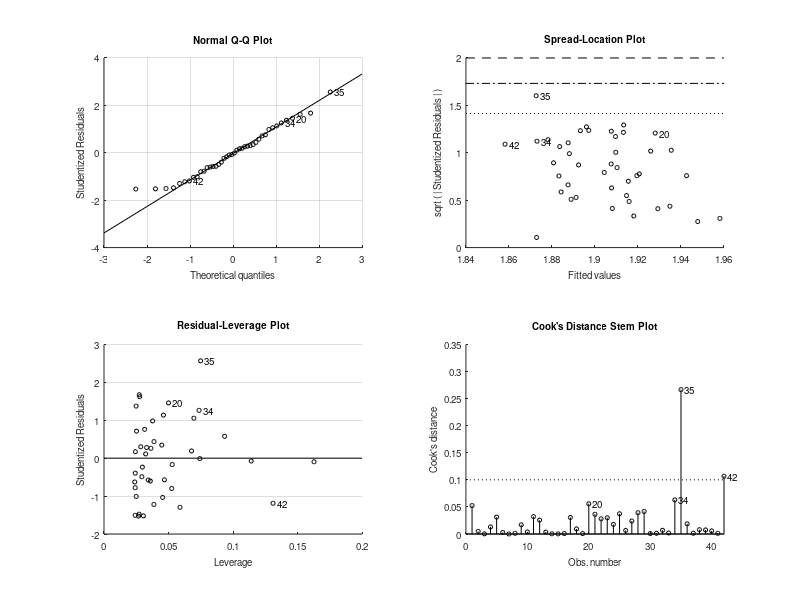

Source code (MATLAB): (Note: this script raises an error after producing the figure.)
%runEmpiricalSurnameStats.m
%EW Tekwa May 24, 2022

set(0,'DefaultAxesFontSize',20)
scrsz = get(0,'ScreenSize');
set(0,'defaultAxesColorOrder',[[0 0 0]; [0 0 0]]);

% %set up data matrics (rows: entrance LR, advancement ratio, publication
% %ratio relative to the global population)
% HighIncomeUS=[];
% LowIncomeUS=[];
%
% HarvardEnvSci=[];
% HarvardImmun=[];
% HarvardSocio=[];
% HarvardEvol=[];
% HarvardEthni=[];
% HarvardComSci=[];

% HarvardSci=[];
% HarvardSocioSci=[];
% HarvardMed=[];
% HarvardBus=[];
% HarvardPubHea=[];
% HarvardArt=[];

%load data:
load('EmpiricalSurnameData.mat') %ratios with global population as reference

USEntranceLR=10.31;
USAdvancementR=0.45;
USPubR=4.65;

EntLRNorm=[1 USEntranceLR];
AdvRNorm=[1 USAdvancementR];
PubNorm=[1 USPubR];

NormType=2; %1 for global reference, 2 for US reference

%overwrite ratio data (originally in US reference) with chosen normalization:
HighIncomeUS=HighIncomeUS.*[EntLRNorm(3-NormType) AdvRNorm(3-NormType) PubNorm(3-NormType)];
LowIncomeUS=LowIncomeUS.*[EntLRNorm(3-NormType) AdvRNorm(3-NormType) PubNorm(3-NormType)];

HarvardEnvSci=HarvardEnvSci.*[EntLRNorm(3-NormType) AdvRNorm(3-NormType) PubNorm(3-NormType) 1 1];
HarvardImmun=HarvardImmun.*[EntLRNorm(3-NormType) AdvRNorm(3-NormType) PubNorm(3-NormType) 1 1];
HarvardSocio=HarvardSocio.*[EntLRNorm(3-NormType) AdvRNorm(3-NormType) PubNorm(3-NormType) 1 1];
HarvardEvol=HarvardEvol.*[EntLRNorm(3-NormType) AdvRNorm(3-NormType) PubNorm(3-NormType) 1 1];
HarvardEthni=HarvardEthni.*[EntLRNorm(3-NormType) AdvRNorm(3-NormType) PubNorm(3-NormType) 1 1];
HarvardComSci=HarvardComSci.*[EntLRNorm(3-NormType) AdvRNorm(3-NormType) PubNorm(3-NormType) 1 1];

%get regressions of publications & rel pub on LR:
HarvardFocusData={HarvardComSci,HarvardEnvSci,HarvardEthni,HarvardEvol,HarvardImmun,HarvardSocio};
HarvardFocusUnit={'ComSci','EnvSci','Ethni','Evol','Immun','Socio'};
for plotType=[4] %4: plotpersonal publication on y-axis; 3: plot publication index on y-axis
    logConstant=.1;
    figure('Color', [1 1 1],'Position',[1 scrsz(2) scrsz(3)/1.5 scrsz(4)/2]);
    for i=1:6
        %perform linear regression with one predictor (LR):
        mdlFocus=fitlm(log10(HarvardFocusData{i}(:,1)+logConstant),log10(HarvardFocusData{i}(:,plotType)));
        %perform linear regression with two predictors (LR & yrs after PhD):
        tbl=table(log10(HarvardFocusData{i}(:,1)+logConstant),HarvardFocusData{i}(:,5),log10(HarvardFocusData{i}(:,4)),'VariableNames',{'LR','yr','pub'});
        %lme = fitlme(tbl,'pub~LR+(1|yr)+(LR-1|yr)'); %mixed effect
        lm = fitlm(tbl); %fixed effect
        subplot(2,3,i)
        pl=plot(mdlFocus);
        set(pl,'LineWidth',2,'Color','k')
        title(HarvardFocusUnit{i},'fontweight','normal')
        if i>3
            xlabel(['log(LR+' num2str(logConstant,2) ')'])
        else
            xlabel ''
        end
        if i==1 || i==4
            label_h=ylabel(['log(pub)']);
        else
            label_h=ylabel('');
        end
        legend off
        getX=xlim;
        %text(diff(getX)*0.3+getX(1),0.5,{['\beta=' num2str(mdlFocus.Coefficients.Estimate(2),2) '\pm' num2str(mdlFocus.Coefficients.SE(2),2)];['p=' num2str(mdlFocus.Coefficients.pValue(2),2) ' (n=' num2str(mdlFocus.NumObservations) ')']},'Fontsize',16);
        %text(diff(getX)*0.3+getX(1),0.5,{['\beta_{LR}=' num2str(lm.Coefficients.Estimate(2),2) '\pm' num2str(lm.Coefficients.SE(2),2)];['p=' num2str(lm.Coefficients.pValue(2),2) ' (n=' num2str(mdlFocus.NumObservations) ')']},'Fontsize',16);
        text(diff(getX)*0.05+getX(1),0.5,{['\beta_{LR}=' num2str(lm.Coefficients.Estimate(2),1) '\pm' num2str(lm.Coefficients.SE(2),1) ', \beta_{yr}=' num2str(lm.Coefficients.Estimate(3),2) '\pm' num2str(lm.Coefficients.SE(3),1)];['p_{LR}=' num2str(lm.Coefficients.pValue(2),2) ', p_{yr}=' num2str(lm.Coefficients.pValue(3),2) ' (n=' num2str(lm.NumObservations) ')']},'Fontsize',12);  
        ylim([0,3])
        ylims=ylim;
        text(getX(1)-diff(getX)*0.18,ylims(2)+diff(ylims)*0.11,char(64+i),'Fontsize',20)
    end
end
% 
% tbl=table(log10(HarvardEthni(:,1)+logConstant),HarvardEthni(:,5),log10(HarvardEthni(:,4)+logConstant),'VariableNames',{'LR','yr','pub'})
% lme = fitlme(tbl,'pub~LR+(1|yr)+(LR-1|yr)')
% lm = fitlm(tbl)

HarvardArt=HarvardArt*EntLRNorm(3-NormType);
HarvardSocioSci=HarvardSocioSci*EntLRNorm(3-NormType);
HarvardSci=HarvardSci*EntLRNorm(3-NormType);
HarvardMed=HarvardMed*EntLRNorm(3-NormType);
HarvardPubHea=HarvardPubHea*EntLRNorm(3-NormType);
HarvardBus=HarvardBus*EntLRNorm(3-NormType);

%compute entrance LR and advancement ratio for groups
% entRange=linspace(0,maxEntAll,101);
% advRange=linspace(0,maxAdvAll,101);
if NormType==1
    maxEntAll=60; % 5
    maxAdvAll=3.5; % 6
    maxEntPAll=0.6; % 0.35
    maxAdvPAll=0.6; % 0.35
else
    maxEntAll=5;
    maxAdvAll=6;
    maxEntPAll=0.35;
    maxAdvPAll=0.35;
end
maxPubAll=12;
entRange=[linspace(0,maxEntAll,21) Inf];
advRange=[linspace(0,maxAdvAll,21) Inf];

LowIncomeUSEnt=histcounts(LowIncomeUS(:,1),entRange)/length(LowIncomeUS);
HighIncomeUSEnt=histcounts(HighIncomeUS(:,1),entRange)/length(HighIncomeUS);
LowIncomeUSAdv=histcounts(LowIncomeUS(:,2),advRange)/length(LowIncomeUS);
HighIncomeUSAdv=histcounts(HighIncomeUS(:,2),advRange)/length(HighIncomeUS);
minEntP=zeros(1,6);
maxEntP=zeros(1,6);
minEnt=zeros(1,6);
maxAdv=zeros(1,6);
minAdvP=zeros(1,6);
maxAdvP=zeros(1,6);
minAdv=zeros(1,6);
maxAdv=zeros(1,6);

%figure('Color', [1 1 1],'Position',[1 scrsz(2) scrsz(3)/5 scrsz(4)/3]);
figure('Color', [1 1 1],'Position',[1 scrsz(2) scrsz(3) scrsz(4)/2.5]);
colorSeq=['y','g','k','w','c','m','b','r']; %colour for ComSci, EnvSci, Ethi, Evol, Immun, Socio, HighIncome, LowIncome
%HarvardData={HarvardComSci,HarvardEnvSci,HarvardEthni,HarvardEvol,HarvardImmun,HarvardSocio};
%HarvardUnit={'ComSci','EnvSci','Ethni','Evol','Immun','Socio'};
HarvardData={HarvardArt,HarvardSocioSci,HarvardSci,HarvardMed,HarvardPubHea,HarvardBus};
HarvardUnit={'Art','Soc','Sci','Med','Pub','Bus'};
for i=1:length(HarvardData)
    if ~isempty(HarvardData{i})
        subplot(1,11,i+4)
        HarvardEnt=histcounts(HarvardData{i}(:,1),entRange)/length(HarvardData{i});
        [h,p,ci,stats] = ttest(HarvardData{i}(:,1),1,'Tail','right');
        [hHi,pHi,ciHi,statsHi] = ttest2(HarvardData{i}(:,1),HighIncomeUS(:,1));
        hold on
        yline(mean(HighIncomeUS(:,1)),'r')
        yline(1)
        barh(entRange(1:end-1)+0.5*entRange(2),HarvardEnt,1,colorSeq(i),'FaceAlpha',0.2)
        scatter(0.055,mean(HarvardData{i}(:,1)),150,'>','filled','MarkerFaceColor',colorSeq(i),'MarkerEdgeColor','k','LineWidth',2)
        ylabel 'entrance LR'
        box off
        minEntP(i)=min(HarvardEnt);
        maxEntP(i)=max(HarvardEnt);
        minEnt(i)=min(HarvardData{i}(:,1));
        maxEnt(i)=max(HarvardData{i}(:,1));
%         if i==1
%             set(get(gca,'XAxis'),'visible','off')
%             curLabels=yticklabels;
%             curLabels{end}=['>' num2str(curLabels{end})];
%             yticklabels(curLabels)
%             xlim([-maxEntPAll*1.7,0])
%             ax = gca;
%             ax.Position(1) = ax.Position(1)*(1-1.1/1.7*0.25);
%             ax.Position(3) = (1.7/1.1)*ax.Position(3);
%         else
%             axis off
%             xlim([-maxEntPAll*1.1,0])
%         end
        axis off
        title(HarvardUnit{i},'fontweight','normal')
        xlim([0,maxEntPAll*1.1])
        ylim([-0.5,maxEntAll*1.1])
        text(0.09,maxEntAll*0.55,['p_1=' num2str(p,0)],'Fontsize',14)
        text(0.02,maxEntAll*0.75,['p_{hi}=' num2str(pHi,0)],'Fontsize',14,'Color','r')
    end
end

subplot(1,11,1:4)
[hLo,pLo,ciLo,statsLo] = ttest2(HighIncomeUS(:,1),LowIncomeUS(:,1));
[h,p,ci,stats] = ttest(HighIncomeUS(:,1),1,'Tail','right'); %p value for HighIncome LR greater than one
% yyaxis left
% yticks([])
% yticklabels([])
% yyaxis right
hold on
% [f_HighIncomeUS_ent,xi_HighIncomeUS_ent]=ksdensity(HighIncomeUS(:,1)); %entrance
% [f_HighIncomeUS_adv,xi_HighIncomeUS_adv]=ksdensity(HighIncomeUS(:,2)); %advancement
% [f_LowIncomeUS_ent,xi_LowIncomeUS_ent]=ksdensity(LowIncomeUS(:,1)); %entrance
% [f_LowIncomeUS_adv,xi_LowIncomeUS_adv]=ksdensity(LowIncomeUS(:,2)); %advancement
% plot(xi_HighIncomeUS_ent,f_HighIncomeUS_ent,'-r','LineWidth',2);
% plot(xi_LowIncomeUS_ent,-f_LowIncomeUS_ent,'-b','LineWidth',2);
yline(mean(HighIncomeUS(:,1)),'r')
yline(1)
barh(entRange(1:end-1)+0.5*entRange(2),LowIncomeUSEnt,1,colorSeq(7),'FaceAlpha',0.5)
barh(entRange(1:end-1)+0.5*entRange(2),-HighIncomeUSEnt,1,colorSeq(8),'FaceAlpha',0.5)
scatter(-0.07,mean(HighIncomeUS(:,1)),150,'>','filled','MarkerEdgeColor','k','MarkerFaceColor',colorSeq(8),'LineWidth',2)
scatter(0.06,mean(LowIncomeUS(:,1)),150,'>','filled','MarkerEdgeColor','k','MarkerFaceColor',colorSeq(7),'LineWidth',2)
%ylabel 'entrance LR'
%xlabel 'probability'
%box on
curLabels=yticklabels;
curLabels{end}=['>' num2str(curLabels{end})];
yticklabels(curLabels)
xlim([-max(HighIncomeUSEnt)*1.1,max(LowIncomeUSEnt)])
ylim([-0.5,maxEntAll*1.1])
set(get(gca,'XAxis'),'visible','off')
ylabel 'entrance LR'
title('High/low income','fontweight','normal')
text(0.2,maxEntAll*0.7,{['hi/lo ratio=' num2str(mean(HighIncomeUS(:,1))/mean(LowIncomeUS(:,1)),2)];['p_{hi/lo}=' num2str(pLo,0)];['p_{hi1}=' num2str(p,0)]},'Fontsize',14)
% 
% subplot(2,8,9:10)
% [hLo,pLo,ciLo,statsLo] = ttest2(HighIncomeUS(:,2),LowIncomeUS(:,2));
% [h,p,ci,stats] = ttest(HighIncomeUS(:,2),1,'Tail','right'); %p value for HighIncome LR greater than one
% hold on
% barh(advRange(1:end-1)+0.5*advRange(2),LowIncomeUSAdv,1,colorSeq(7),'FaceAlpha',0.5)
% barh(advRange(1:end-1)+0.5*advRange(2),-HighIncomeUSAdv,1,colorSeq(8),'FaceAlpha',0.5)
% yline(1)
% scatter(-0.035,mean(HighIncomeUS(:,2)),150,'>','filled','MarkerEdgeColor','k','MarkerFaceColor',colorSeq(8),'LineWidth',2)
% scatter(0.025,mean(LowIncomeUS(:,2)),150,'>','filled','MarkerEdgeColor','k','MarkerFaceColor',colorSeq(7),'LineWidth',2)
% %ylabel 'advancement ratio'
% %xlabel 'probability'
% %box on
% curLabels=yticklabels;
% curLabels{end}=['>' num2str(curLabels{end})];
% yticklabels(curLabels)
% xlim([-max(HighIncomeUSAdv)*1.1,max(LowIncomeUSAdv)*1.1])
% ylim([0,maxAdvAll*1.1])
% % curLabels=yticklabels;
% % curLabels{end+1}=['>' num2str(maxAdvAll)];
% % yticklabels(curLabels)
% h = gca;
% h.XAxis.Visible = 'off';
% ylabel 'advancement ratio'
% %title('High/low income','fontweight','normal')
% text(0.04,maxAdvAll*0.8,{['hi/lo ratio=' num2str(mean(HighIncomeUS(:,2))/mean(LowIncomeUS(:,2)),2)];['p_{hi/lo}=' num2str(pLo,0)];['p_{hi1}=' num2str(p,0)]},'Fontsize',14)
% 
% for i=1:length(HarvardData)
%     if ~isempty(HarvardData{i})
%         subplot(2,8,10+i)
%         HarvardAdv=histcounts(HarvardData{i}(:,2),advRange)/length(HarvardData{i});
%         [h,p,ci,stats] = ttest(HarvardData{i}(:,2),1,'Tail','right');
%         [hHi,pHi,ciHi,statsHi] = ttest2(HarvardData{i}(:,2),HighIncomeUS(:,2));
%         hold on
%         barh(advRange(1:end-1)+0.5*advRange(2),HarvardAdv,1,colorSeq(i),'FaceAlpha',0.2)
%         yline(1)
%         scatter(0.03,mean(HarvardData{i}(:,2)),150,'>','filled','MarkerFaceColor',colorSeq(i),'MarkerEdgeColor','k','LineWidth',2)
%         box off
%         minAdvP(i)=min(HarvardAdv);
%         maxAdvP(i)=max(HarvardAdv);
%         minAdv(i)=min(HarvardData{i}(:,2));
%         maxAdv(i)=max(HarvardData{i}(:,2));
%         %title(HarvardUnit{i},'fontweight','normal')
% %         if i==1
% %             yyaxis left
% %             yticks([])
% %             yticklabels([])
% %             yyaxis right
% %             set(get(gca,'XAxis'),'visible','off')
% %             curLabels=yticklabels;
% %             curLabels{end}=['>' num2str(curLabels{end})];
% %             yticklabels(curLabels)
% %             ylabel 'advancement ratio'
% %             xlim([0,maxAdvPAll*1.7])
% %             ax = gca;
% %             ax.Position(3) = (1.7/1.1)*ax.Position(3);
% %         else
% %             axis off
% %             xlim([0,maxAdvPAll*1.1])
% %         end
%         axis off
%         xlim([0,maxAdvPAll*1.1])
%         ylim([0,maxAdvAll*1.1])
%         text(0.05,maxAdvAll*0.2,['p_1=' num2str(p,0)],'Fontsize',14)
%         text(0.12,maxAdvAll*0.7,['p_{hi}=' num2str(pHi,0)],'Fontsize',14)
%     end
% end

% maxEntAll=max(maxEnt)
% maxAdvAll=max(maxAdv)
minEntPAll=min(minEntP)
maxEntPAll=max(maxEntP)
% minAdvPAll=min(minAdvP)
% maxAdvPAll=max(maxAdvP)


%figure('Color', [1 1 1],'Position',[1 scrsz(2) scrsz(3)/2.8 scrsz(4)/5.5]);
allHarvardAcademics=[];
for i=1:length(HarvardData)
    allHarvardAcademics=[allHarvardAcademics; HarvardData{i}];
end
%subplot(1,3,1)
subplot(1,11,i+5)
HarvardEnt=histcounts(allHarvardAcademics(:,1),entRange)/length(allHarvardAcademics(:,1));
[h,p,ci,stats] = ttest(allHarvardAcademics(:,1),1,'Tail','right');
[hHi,pHi,ciHi,statsHi] = ttest2(allHarvardAcademics(:,1),HighIncomeUS(:,1));
hold on
yline(mean(HighIncomeUS(:,1)),'r')
yline(1)
barh(entRange(1:end-1)+0.5*entRange(2),HarvardEnt,1,'r','FaceAlpha',0.9)
scatter(0.055,mean(allHarvardAcademics(:,1)),150,'>','filled','MarkerFaceColor','r','MarkerEdgeColor','k','LineWidth',2)
axis off
title('Harvard (all)','fontweight','normal')
xlim([0,maxEntPAll*1.1])
ylim([-0.5,maxEntAll*1.1])
text(0.09,maxEntAll*0.55,['p_1=' num2str(p,0)],'Fontsize',14)
text(0.02,maxEntAll*0.75,['p_{hi}=' num2str(pHi,0)],'Fontsize',14,'Color','r')
        
%histogram(allHarvardAcademics(:,1),[linspace(0,maxEntAll,21) Inf],'FaceColor','b','FaceAlpha',0.2)
% xline(1)
% xline(mean(allHarvardAcademics(:,1)),'linewidth',2)
% curX=xlim;
% curY=ylim;
% text(curX(2)*0.6,curY(2)*0.8,['p_1=' num2str(p,0)],'Fontsize',14);
% box off
% ylabel 'frequency'
% xlabel 'entrance LR'
% subplot(1,3,2)
% [h,p,ci,stats] = ttest(allHarvardAcademics(:,2),1,'Tail','right');
% hold on
% histogram(allHarvardAcademics(:,2),[linspace(0,maxAdvAll,21) Inf],'FaceColor','c','FaceAlpha',0.2)
% xline(1)
% xline(mean(allHarvardAcademics(:,2)),'linewidth',2)
% curX=xlim;
% curY=ylim;
% text(curX(2)*0.6,curY(2)*0.8,['p_1=' num2str(p,0)],'Fontsize',14);
% box off
% xlabel 'advancement ratio'
% subplot(1,3,3)
% [h,p,ci,stats] = ttest(allHarvardAcademics(:,3),1,'Tail','right');
% hold on
% %bar(edges(1:end-1)+0.5*edges(2),HarvardPub,1,'k','FaceAlpha',0.8)
% histogram(allHarvardAcademics(:,3),[linspace(0,maxPubAll,21) Inf],'FaceColor','k','FaceAlpha',0.2)
% xline(1)
% xline(mean(allHarvardAcademics(:,3)),'linewidth',2)
% curX=xlim;
% curY=ylim;
% text(curX(2)*0.6,curY(2)*0.8,['p_1=' num2str(p,0)],'Fontsize',14);
% %scatter(0.03,mean(HarvardData{i}(:,2)),150,'>','filled','MarkerFaceColor',colorSeq(i),'MarkerEdgeColor','k','LineWidth',2)
% box off
% xlabel 'publication ratio'

means=mean(allHarvardAcademics)
stds=std(allHarvardAcademics)
numEntBelow1=sum(allHarvardAcademics(:,1)<1)
% numAdvBelow1=sum(allHarvardAcademics(:,2)<1)
% numPubBelow1=sum(allHarvardAcademics(:,3)<1)

%power analysis based on aggregate Harvard data:
powerHarvard = sampsizepwr('t',[1 stds(1)],means(1),[],length(allHarvardAcademics),'Tail','right');
betaHarvard = 1 - powerHarvard %probability of false negative (falsely rejecting alternative hypothesis)
nHarvard = sampsizepwr('t',[1 stds(1)],means(1),0.9,[],'Tail','right') %estimated sample size required to reject null at alpha=0.05 with a power of 0.9


meanHiIncome=mean(HighIncomeUS(:,1))
stdHiIncome=std(HighIncomeUS(:,1))
powerHiIncome = sampsizepwr('t',[1 stdHiIncome],meanHiIncome,[],length(HighIncomeUS),'Tail','right');
betaHiIncome = 1 - powerHiIncome %probability of false negative (falsely rejecting alternative hypothesis)
nHiIncome = sampsizepwr('t',[1 stdHiIncome],meanHiIncome,0.9,[],'Tail','right')  %estimated sample size required to reject null at alpha=0.05 with a power of 0.9

meanLowIncome=mean(LowIncomeUS(:,1))
stdLowIncome=std(LowIncomeUS(:,1))